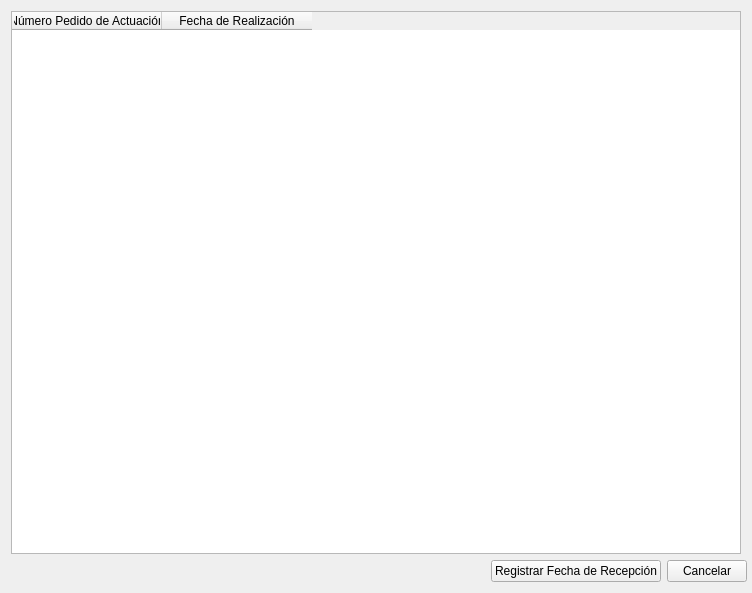
<?xml version="1.0" encoding="UTF-8"?>
<ui version="4.0">
 <class>FormPedidoDeActuacion</class>
 <widget class="QWidget" name="FormPedidoDeActuacion">
  <property name="geometry">
   <rect>
    <x>0</x>
    <y>0</y>
    <width>752</width>
    <height>593</height>
   </rect>
  </property>
  <property name="windowTitle">
   <string>Form</string>
  </property>
  <layout class="QVBoxLayout" name="verticalLayout">
   <item>
    <widget class="QTableWidget" name="tableWidget">
     <attribute name="horizontalHeaderDefaultSectionSize">
      <number>150</number>
     </attribute>
     <column>
      <property name="text">
       <string>Número Pedido de Actuación</string>
      </property>
      <property name="font">
       <font>
        <stylestrategy>PreferDefault</stylestrategy>
       </font>
      </property>
      <property name="textAlignment">
       <set>AlignHCenter|AlignVCenter|AlignCenter</set>
      </property>
     </column>
     <column>
      <property name="text">
       <string>Fecha de Realización</string>
      </property>
      <property name="textAlignment">
       <set>AlignHCenter|AlignVCenter|AlignCenter</set>
      </property>
     </column>
    </widget>
   </item>
   <item>
    <layout class="QFormLayout" name="formLayout">
     <property name="sizeConstraint">
      <enum>QLayout::SetMinAndMaxSize</enum>
     </property>
     <property name="fieldGrowthPolicy">
      <enum>QFormLayout::FieldsStayAtSizeHint</enum>
     </property>
     <property name="rowWrapPolicy">
      <enum>QFormLayout::WrapLongRows</enum>
     </property>
     <property name="formAlignment">
      <set>Qt::AlignRight|Qt::AlignTop|Qt::AlignTrailing</set>
     </property>
     <item row="0" column="0">
      <widget class="QPushButton" name="pushButton_Registrar">
       <property name="text">
        <string>Registrar Fecha de Recepción</string>
       </property>
      </widget>
     </item>
     <item row="0" column="1">
      <widget class="QPushButton" name="pushButton_2_Cancelar">
       <property name="enabled">
        <bool>true</bool>
       </property>
       <property name="layoutDirection">
        <enum>Qt::RightToLeft</enum>
       </property>
       <property name="autoFillBackground">
        <bool>false</bool>
       </property>
       <property name="text">
        <string>Cancelar</string>
       </property>
      </widget>
     </item>
    </layout>
   </item>
  </layout>
 </widget>
 <resources/>
 <connections>
  <connection>
   <sender>pushButton_Registrar</sender>
   <signal>pressed()</signal>
   <receiver>FormPedidoDeActuacion</receiver>
   <slot>update()</slot>
   <hints>
    <hint type="sourcelabel">
     <x>591</x>
     <y>571</y>
    </hint>
    <hint type="destinationlabel">
     <x>375</x>
     <y>296</y>
    </hint>
   </hints>
  </connection>
  <connection>
   <sender>pushButton_2_Cancelar</sender>
   <signal>pressed()</signal>
   <receiver>FormPedidoDeActuacion</receiver>
   <slot>close()</slot>
   <hints>
    <hint type="sourcelabel">
     <x>710</x>
     <y>571</y>
    </hint>
    <hint type="destinationlabel">
     <x>375</x>
     <y>296</y>
    </hint>
   </hints>
  </connection>
 </connections>
</ui>
